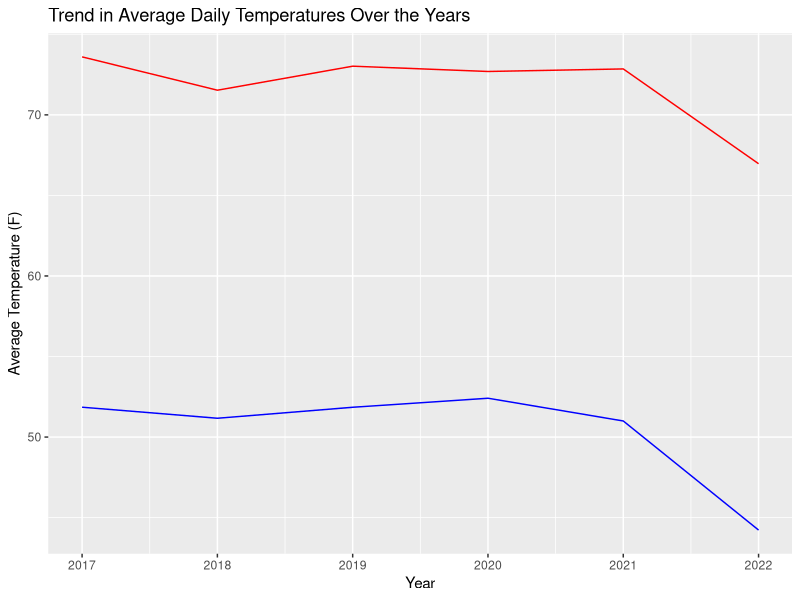
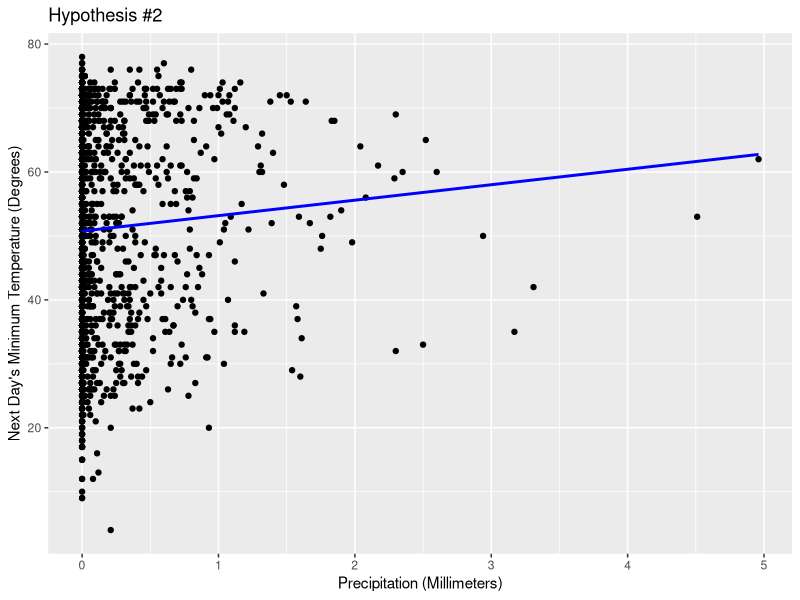
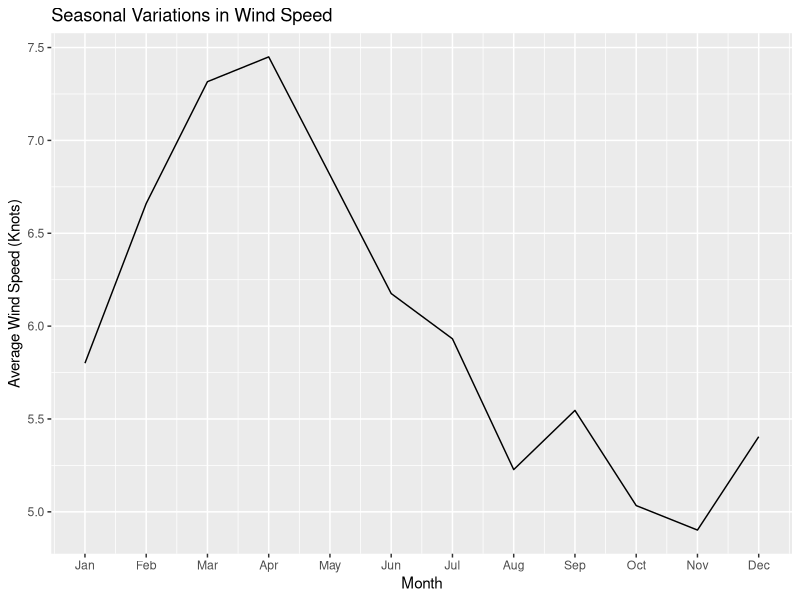
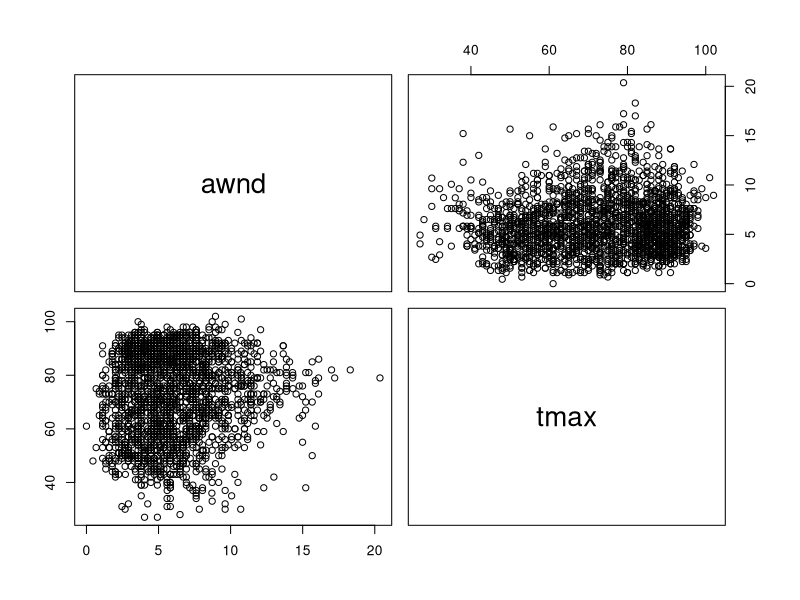
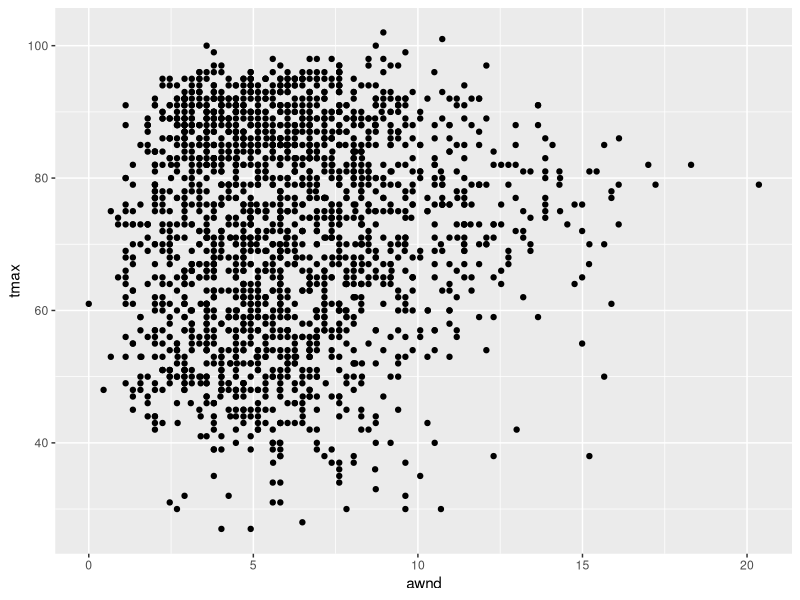
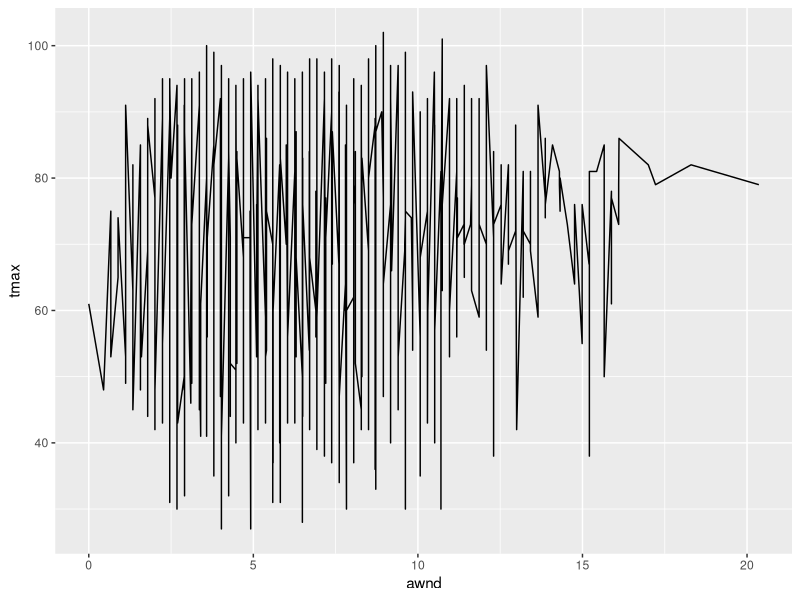
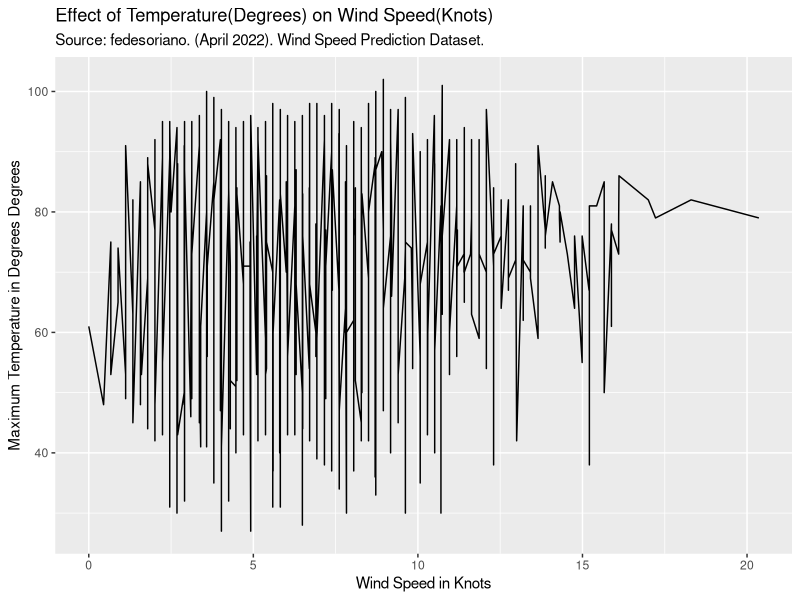
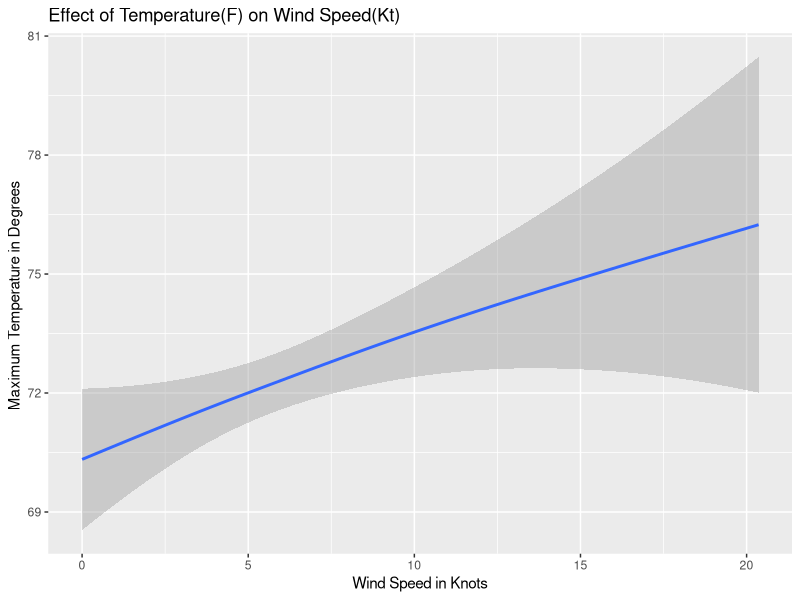

The R source for these figures, in order:
## ---- chunk 1
#install.packages("tidyverse")
## ---- chunk 2
library(tidyverse)
library(psych)
library(readr)
library(ggplot2)
library(purrr)
library(scales)
library(dplyr)
## ---- chunk 3
dataRDU<- read_delim("rdu-weather-history.csv", ";", escape_double = FALSE, trim_ws = TRUE)
head(dataRDU)
## ---- chunk 4
summary(dataRDU)
## ---- chunk 5
dataRDU$date <- as.Date(dataRDU$date)

dataRDU$year <- as.numeric(format(dataRDU$date, "%Y"))


average_temperatures <- dataRDU %>%

  group_by(year) %>%

  summarize(avg_tmin = mean(tmin, na.rm = TRUE),

            avg_tmax = mean(tmax, na.rm = TRUE))

#Line Plot Comparison 

ggplot(average_temperatures, aes(x = year)) +

  geom_line(aes(y = avg_tmin), color = "blue") +

  geom_line(aes(y = avg_tmax), color = "red") +

  xlab("Year") +

  ylab("Average Temperature (F)") +

  ggtitle("Trend in Average Daily Temperatures Over the Years")
## ---- chunk 6
dataRDU <- dataRDU %>%
  mutate(next_day_tmin = lag(tmin))


ggplot(dataRDU, aes(x = prcp, y = next_day_tmin)) +
  geom_point() +
  xlab("Precipitation (Millimeters)") +
  ylab("Next Day's Minimum Temperature (Degrees)") +
  ggtitle("Hypothesis #2") +
  geom_smooth(method = "lm", se = FALSE, color = "blue") 
## ---- chunk 7
dataRDU$date <- as.Date(dataRDU$date)

dataRDU$month <- as.integer(format(dataRDU$date, "%m"))

average_wind_speed <- dataRDU %>%
  group_by(month) %>%
  summarize(avg_awnd = mean(awnd, na.rm = TRUE))

#Plot

ggplot(average_wind_speed, aes(x = month, y = avg_awnd)) +

  geom_line() +

  xlab("Month") +

  ylab("Average Wind Speed (Knots)") +

  ggtitle("Seasonal Variations in Wind Speed") +

  scale_x_continuous(breaks = 1:12, labels = month.abb)
## ---- chunk 8
event_subset <- dataRDU %>%

  filter(prcp == 1)  


no_event_subset <- dataRDU %>%

  filter(prcp == 0) 

#T-Test
t_test_result <- t.test(event_subset$awnd, no_event_subset$awnd, var.equal = FALSE)

t.test(event_subset$awnd, no_event_subset$awnd)

cat(t_test_result$t.statistic)

cat("p-value:", t_test_result$p.value, "\n")

cat("t-statistic:", t_test_result$statistic, "\n")

## ---- chunk 9
maxTempWind <- select(dataRDU, c("awnd", "tmax"))
pairs(maxTempWind)
## ---- chunk 10
ggplot(data = dataRDU, mapping = aes(x = awnd, 
                                  y = tmax))+
  geom_point()
## ---- chunk 11
ggplot(data = dataRDU, mapping = aes(x = awnd, 
                                  y = tmax))+
  geom_line()
## ---- chunk 12
ggplot(data = dataRDU, mapping = aes(x = awnd, 
                                  y = tmax))+
  geom_line()+
  labs(title = "Effect of Temperature(Degrees) on Wind Speed(Knots)",
       subtitle = "Source: fedesoriano. (April 2022). Wind Speed Prediction Dataset.",
       x= "Wind Speed in Knots",
       y= "Maximum Temperature in Degrees Degrees")
## ---- chunk 13
ggplot(data = dataRDU, mapping = aes(x = awnd,
                                  y = tmax))+
  geom_smooth()+
  labs(title = "Effect of Temperature(F) on Wind Speed(Kt)",
       
       x= "Wind Speed in Knots",
       y= "Maximum Temperature in Degrees ")
## ---- chunk 14
avgTempMax<- mean(dataRDU$tmax)
avgTempMax
## ---- chunk 15
avgTempMin <- mean(dataRDU$tmin)
avgTempMin
